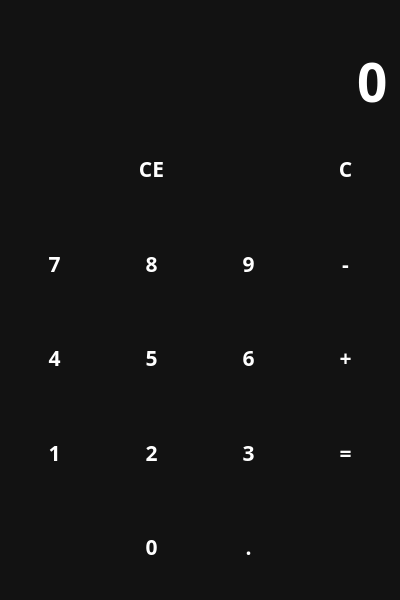
<?xml version="1.0" encoding="UTF-8"?>
<ui version="4.0">
 <class>MainWindow</class>
 <widget class="QMainWindow" name="MainWindow">
  <property name="geometry">
   <rect>
    <x>0</x>
    <y>0</y>
    <width>400</width>
    <height>600</height>
   </rect>
  </property>
  <property name="minimumSize">
   <size>
    <width>400</width>
    <height>600</height>
   </size>
  </property>
  <property name="windowTitle">
   <string>OPD_Calculator</string>
  </property>
  <property name="windowIcon">
   <iconset resource="files.qrc">
    <normaloff>:/icons/round_calculate_white_24dp.png</normaloff>:/icons/round_calculate_white_24dp.png</iconset>
  </property>
  <property name="styleSheet">
   <string notr="true">QWidget {
  color: white;
  background-color: #121212;
  font-family: Rubik;
  font-size: 16pt;
  font-weight: 600;
}
QPushButton {
  background-color: transparent;
  border: none;
}
QPushButton:hover{
  background-color: #666;
}
QPushButton:pressed{
  background-color: #888;
}</string>
  </property>
  <widget class="QWidget" name="centralwidget">
   <layout class="QVBoxLayout" name="verticalLayout">
    <item>
     <widget class="QLabel" name="lb_temp">
      <property name="sizePolicy">
       <sizepolicy hsizetype="Preferred" vsizetype="Maximum">
        <horstretch>0</horstretch>
        <verstretch>0</verstretch>
       </sizepolicy>
      </property>
      <property name="styleSheet">
       <string notr="true">color: #888;</string>
      </property>
      <property name="text">
       <string/>
      </property>
      <property name="alignment">
       <set>Qt::AlignRight|Qt::AlignTrailing|Qt::AlignVCenter</set>
      </property>
     </widget>
    </item>
    <item>
     <widget class="QLineEdit" name="le_entry">
      <property name="sizePolicy">
       <sizepolicy hsizetype="Expanding" vsizetype="Maximum">
        <horstretch>0</horstretch>
        <verstretch>0</verstretch>
       </sizepolicy>
      </property>
      <property name="styleSheet">
       <string notr="true">font-size: 40pt;
border: none;</string>
      </property>
      <property name="text">
       <string>0</string>
      </property>
      <property name="maxLength">
       <number>25</number>
      </property>
      <property name="alignment">
       <set>Qt::AlignRight|Qt::AlignTrailing|Qt::AlignVCenter</set>
      </property>
      <property name="readOnly">
       <bool>true</bool>
      </property>
     </widget>
    </item>
    <item>
     <layout class="QGridLayout" name="btn_layout">
      <item row="2" column="3">
       <widget class="QPushButton" name="btn_6">
        <property name="sizePolicy">
         <sizepolicy hsizetype="Minimum" vsizetype="Expanding">
          <horstretch>0</horstretch>
          <verstretch>0</verstretch>
         </sizepolicy>
        </property>
        <property name="text">
         <string>6</string>
        </property>
        <property name="shortcut">
         <string>6</string>
        </property>
       </widget>
      </item>
      <item row="4" column="3">
       <widget class="QPushButton" name="btn_dot">
        <property name="sizePolicy">
         <sizepolicy hsizetype="Minimum" vsizetype="Expanding">
          <horstretch>0</horstretch>
          <verstretch>0</verstretch>
         </sizepolicy>
        </property>
        <property name="text">
         <string>.</string>
        </property>
        <property name="shortcut">
         <string>.</string>
        </property>
       </widget>
      </item>
      <item row="2" column="2">
       <widget class="QPushButton" name="btn_5">
        <property name="sizePolicy">
         <sizepolicy hsizetype="Minimum" vsizetype="Expanding">
          <horstretch>0</horstretch>
          <verstretch>0</verstretch>
         </sizepolicy>
        </property>
        <property name="text">
         <string>5</string>
        </property>
        <property name="shortcut">
         <string>5</string>
        </property>
       </widget>
      </item>
      <item row="4" column="2">
       <widget class="QPushButton" name="btn_0">
        <property name="sizePolicy">
         <sizepolicy hsizetype="Minimum" vsizetype="Expanding">
          <horstretch>0</horstretch>
          <verstretch>0</verstretch>
         </sizepolicy>
        </property>
        <property name="styleSheet">
         <string notr="true">QTWidget{
  color: white;
  background-image: https://imgur.com/2aANkc3;
  font-family: Rubik;
  font-size: 16pt;
  font-weight: 600;
}</string>
        </property>
        <property name="text">
         <string>0</string>
        </property>
        <property name="shortcut">
         <string>0</string>
        </property>
       </widget>
      </item>
      <item row="3" column="0">
       <widget class="QPushButton" name="btn_1">
        <property name="sizePolicy">
         <sizepolicy hsizetype="Minimum" vsizetype="Expanding">
          <horstretch>0</horstretch>
          <verstretch>0</verstretch>
         </sizepolicy>
        </property>
        <property name="text">
         <string>1</string>
        </property>
        <property name="shortcut">
         <string>1</string>
        </property>
       </widget>
      </item>
      <item row="2" column="0">
       <widget class="QPushButton" name="btn_4">
        <property name="sizePolicy">
         <sizepolicy hsizetype="Minimum" vsizetype="Expanding">
          <horstretch>0</horstretch>
          <verstretch>0</verstretch>
         </sizepolicy>
        </property>
        <property name="text">
         <string>4</string>
        </property>
        <property name="shortcut">
         <string>4</string>
        </property>
       </widget>
      </item>
      <item row="1" column="3">
       <widget class="QPushButton" name="btn_9">
        <property name="sizePolicy">
         <sizepolicy hsizetype="Minimum" vsizetype="Expanding">
          <horstretch>0</horstretch>
          <verstretch>0</verstretch>
         </sizepolicy>
        </property>
        <property name="text">
         <string>9</string>
        </property>
        <property name="shortcut">
         <string>9</string>
        </property>
       </widget>
      </item>
      <item row="1" column="2">
       <widget class="QPushButton" name="btn_8">
        <property name="sizePolicy">
         <sizepolicy hsizetype="Minimum" vsizetype="Expanding">
          <horstretch>0</horstretch>
          <verstretch>0</verstretch>
         </sizepolicy>
        </property>
        <property name="text">
         <string>8</string>
        </property>
        <property name="shortcut">
         <string>8</string>
        </property>
       </widget>
      </item>
      <item row="0" column="2">
       <widget class="QPushButton" name="btn_CE">
        <property name="sizePolicy">
         <sizepolicy hsizetype="Minimum" vsizetype="Expanding">
          <horstretch>0</horstretch>
          <verstretch>0</verstretch>
         </sizepolicy>
        </property>
        <property name="text">
         <string>CE</string>
        </property>
        <property name="shortcut">
         <string>Del</string>
        </property>
       </widget>
      </item>
      <item row="1" column="0">
       <widget class="QPushButton" name="btn_7">
        <property name="sizePolicy">
         <sizepolicy hsizetype="Minimum" vsizetype="Expanding">
          <horstretch>0</horstretch>
          <verstretch>0</verstretch>
         </sizepolicy>
        </property>
        <property name="text">
         <string>7</string>
        </property>
        <property name="shortcut">
         <string>7</string>
        </property>
       </widget>
      </item>
      <item row="3" column="2">
       <widget class="QPushButton" name="btn_2">
        <property name="sizePolicy">
         <sizepolicy hsizetype="Minimum" vsizetype="Expanding">
          <horstretch>0</horstretch>
          <verstretch>0</verstretch>
         </sizepolicy>
        </property>
        <property name="text">
         <string>2</string>
        </property>
        <property name="shortcut">
         <string>2</string>
        </property>
       </widget>
      </item>
      <item row="0" column="3">
       <widget class="QPushButton" name="btn_backspace">
        <property name="sizePolicy">
         <sizepolicy hsizetype="Minimum" vsizetype="Expanding">
          <horstretch>0</horstretch>
          <verstretch>0</verstretch>
         </sizepolicy>
        </property>
        <property name="text">
         <string/>
        </property>
        <property name="icon">
         <iconset resource="files.qrc">
          <normaloff>:/icons/round_backspace_white_24dp.png</normaloff>:/icons/round_backspace_white_24dp.png</iconset>
        </property>
        <property name="iconSize">
         <size>
          <width>30</width>
          <height>30</height>
         </size>
        </property>
        <property name="shortcut">
         <string>Backspace</string>
        </property>
       </widget>
      </item>
      <item row="3" column="3">
       <widget class="QPushButton" name="btn_3">
        <property name="sizePolicy">
         <sizepolicy hsizetype="Minimum" vsizetype="Expanding">
          <horstretch>0</horstretch>
          <verstretch>0</verstretch>
         </sizepolicy>
        </property>
        <property name="text">
         <string>3</string>
        </property>
        <property name="shortcut">
         <string>3</string>
        </property>
       </widget>
      </item>
      <item row="0" column="4">
       <widget class="QPushButton" name="btn_clear">
        <property name="sizePolicy">
         <sizepolicy hsizetype="Minimum" vsizetype="Expanding">
          <horstretch>0</horstretch>
          <verstretch>0</verstretch>
         </sizepolicy>
        </property>
        <property name="text">
         <string>C</string>
        </property>
       </widget>
      </item>
      <item row="1" column="4">
       <widget class="QPushButton" name="btn_minus">
        <property name="sizePolicy">
         <sizepolicy hsizetype="Minimum" vsizetype="Expanding">
          <horstretch>0</horstretch>
          <verstretch>0</verstretch>
         </sizepolicy>
        </property>
        <property name="text">
         <string>-</string>
        </property>
        <property name="shortcut">
         <string>-</string>
        </property>
       </widget>
      </item>
      <item row="2" column="4">
       <widget class="QPushButton" name="btn_plus">
        <property name="sizePolicy">
         <sizepolicy hsizetype="Minimum" vsizetype="Expanding">
          <horstretch>0</horstretch>
          <verstretch>0</verstretch>
         </sizepolicy>
        </property>
        <property name="text">
         <string>+</string>
        </property>
        <property name="shortcut">
         <string>+</string>
        </property>
       </widget>
      </item>
      <item row="3" column="4">
       <widget class="QPushButton" name="btn_equals">
        <property name="sizePolicy">
         <sizepolicy hsizetype="Minimum" vsizetype="Expanding">
          <horstretch>0</horstretch>
          <verstretch>0</verstretch>
         </sizepolicy>
        </property>
        <property name="text">
         <string>=</string>
        </property>
        <property name="shortcut">
         <string>=, Enter</string>
        </property>
       </widget>
      </item>
     </layout>
    </item>
   </layout>
  </widget>
  <action name="action">
   <property name="text">
    <string>Возможности приложения</string>
   </property>
  </action>
  <action name="actionEnglish">
   <property name="text">
    <string>English</string>
   </property>
  </action>
  <action name="action_3">
   <property name="text">
    <string>Руский</string>
   </property>
  </action>
 </widget>
 <resources>
  <include location="files.qrc"/>
 </resources>
 <connections/>
</ui>
